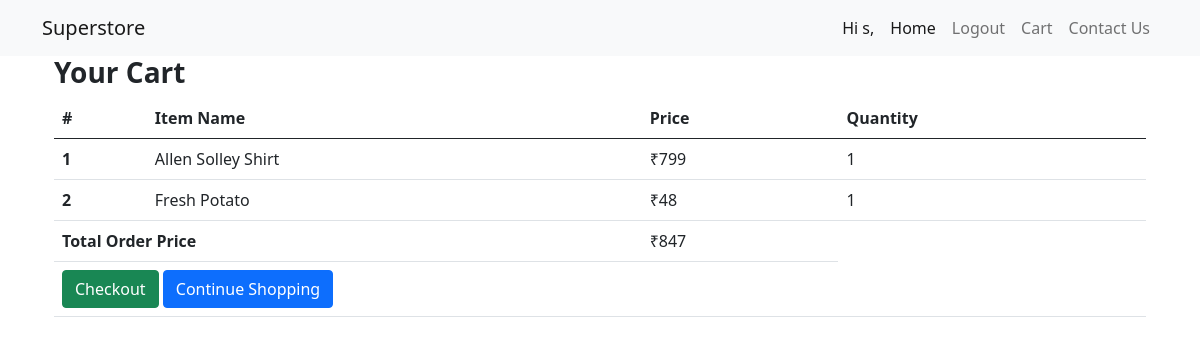
/cart-items/ (signed in), run on an earlier commit of the app's database.
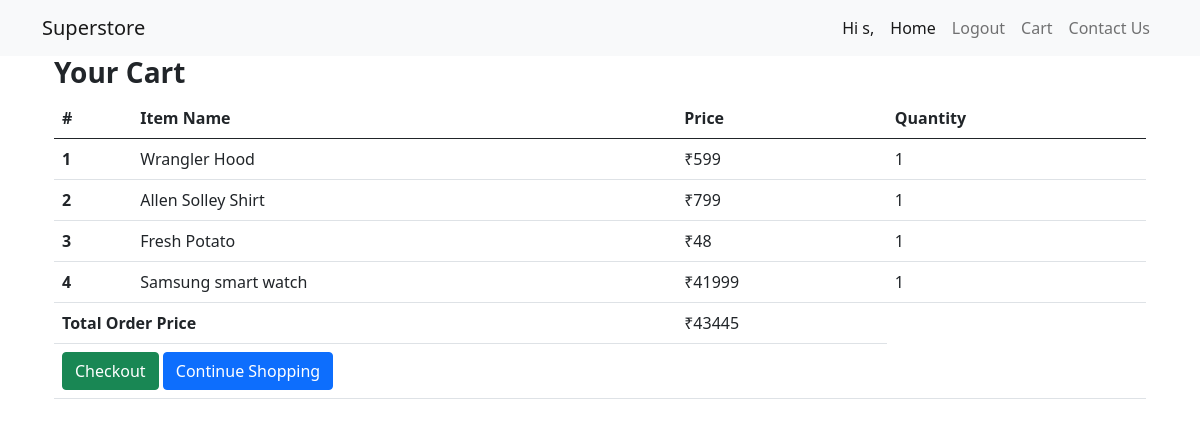
And on a later commit of the database.
### accounts/models.py (models this page shows, shortened)
class OrderItem(models.Model):
    user = models.ForeignKey(UserProfileInfo,
                             on_delete=models.CASCADE)
    ordered = models.BooleanField(default=False)
    product = models.ForeignKey(Product, on_delete=models.CASCADE)
    quantity = models.IntegerField(default=1)
    def get_total_item_price(self):
        return self.quantity * self.product.price

class Product(models.Model):
    name = models.CharField(max_length=255)
    description = models.CharField(max_length=255)
    image = models.ImageField(upload_to='products')
    price = models.IntegerField()

class Order(models.Model):
    userprofileinfo = models.ForeignKey(UserProfileInfo,related_name='orders',on_delete=models.DO_NOTHING,)
    products = models.ManyToManyField(OrderItem)
    ordered = models.BooleanField(default=False)
    def __str__(self):
        return self.userprofileinfo.name
    def cal_total_amount(self):
        total = 0
        for order_item in self.products.all():
            total += order_item.get_total_item_price()
        return total

### accounts/views.py (the view)
# urls.py: path('cart-items/', CartItemsView.as_view(), name='cart-items'),
class CartItemsView(LoginRequiredMixin, View):
    def get(self, *args, **kwargs):
        try:
            order = Order.objects.get(userprofileinfo=self.request.user, ordered=False)
            context = {
                'object': order
            }
            print(order)
            return render(self.request, 'accounts/cart_items.html', context)
        except ObjectDoesNotExist:
            print("You do not have an order")
            return redirect("/")

### templates/accounts/cart_items.html (shortened to what this page needs)
{% extends 'accounts/base.html' %}
{% block content %}
<main>
    <div class= "container">
        <div class="table-responsive text-nowrap">
    <h3>
        <strong>Your Cart</strong>
    </h3>
    <table class="table">
        <thead>
        <tr>
            <th scope="col">#</th>
            <th scope="col">Item Name</th>
            <th scope="col">Price</th>
            <th scope="col">Quantity</th>
        </tr>
        </thead>
        <tbody>
        {% for order_item in object.products.all %}
        <tr>
            <th scope="row">{{ forloop.counter }}</th>
            <td>{{ order_item.product.name }}</td>
            <td>
           &#8377;{{ order_item.product.price}}
            </td>
            <td>
            {{ order_item.quantity}}
            </td>
        </tr>
        {% endfor %}
        {% if object.cal_total_amount %}
        <tr>
            <td colspan="2"><b>Total Order Price</b></td>
            <td>&#8377;{{ object.cal_total_amount }}</td>
        </tr>
         <tr>
            <td colspan="4">
                <a href="{% url 'accounts:checkout' %}" class="btn btn-success float-right ml-2">Checkout</a>
                <a href="{% url 'accounts:dashboardView' %}" class="btn btn-primary float-right">Continue Shopping</a>
            </td>
        </tr>
        {% endif %}
        </tbody>
    </table>
        </div>
    </div>
</main>
{% endblock content %}

What changed in the data, as far as the page shows it:
now on this page (row unchanged): OrderItem: product.name "Wrangler Hood", product.price "599", quantity "1"
added OrderItem: product.name "Samsung smart watch", product.price "41999", quantity "1"
computed for Order: cal_total_amount "847" → "43445"
